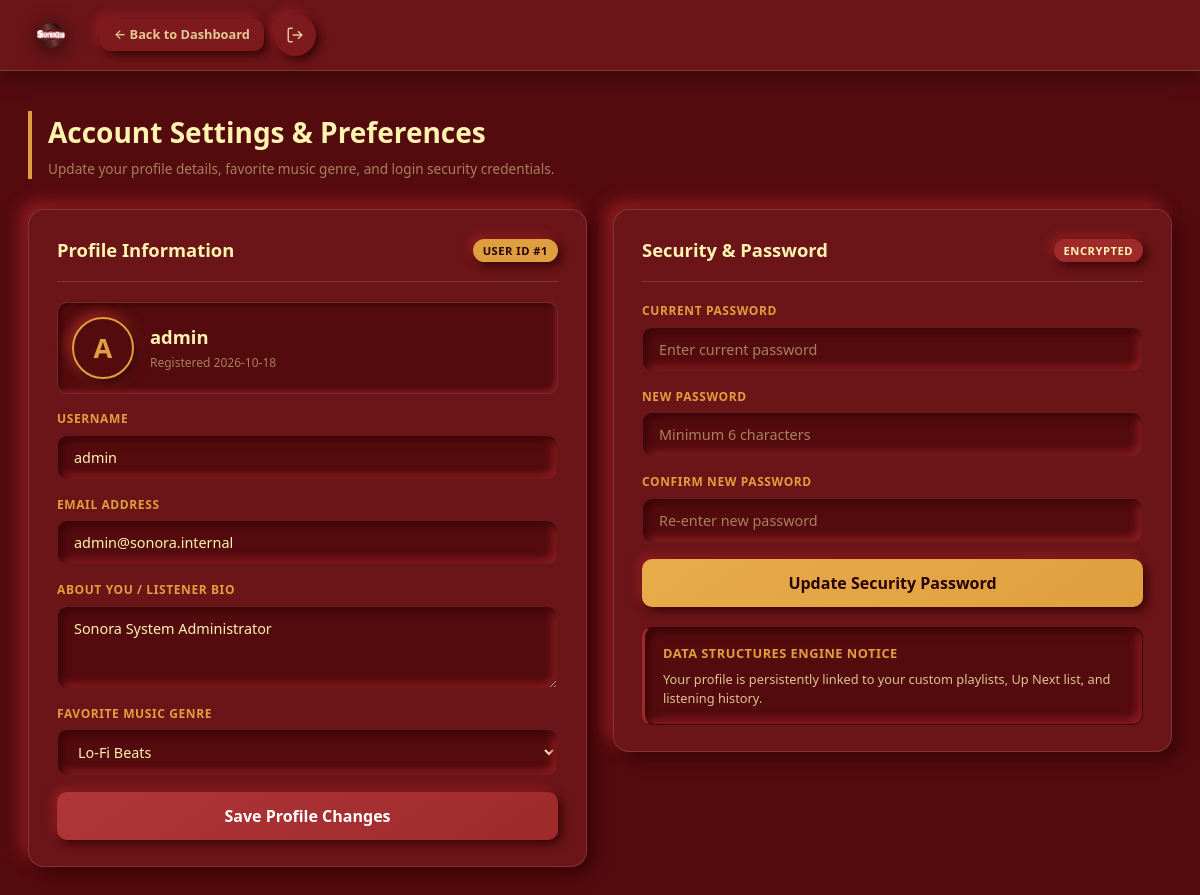
The app's page /settings (signed in) with its own data.
### tables this page shows
CREATE TABLE users (
            id INTEGER PRIMARY KEY AUTOINCREMENT,
            username TEXT UNIQUE NOT NULL,
            email TEXT UNIQUE NOT NULL,
            password_hash TEXT NOT NULL,
            role TEXT NOT NULL DEFAULT 'user',
            bio TEXT DEFAULT '',
            favorite_genre TEXT DEFAULT 'Lo-Fi',
            created_at TIMESTAMP DEFAULT CURRENT_TIMESTAMP
        );

### app.py (the view)
@app.route('/settings')
@login_required
def settings_page():
    user = database.get_user_by_id(session['user_id'])
    return render_template('settings.html', user=user)

### app.py (called while the page is built)
def login_required(f):
    @wraps(f)
    def decorated_function(*args, **kwargs):
        if 'user_id' not in session:
            return redirect(url_for('auth_page'))
        return f(*args, **kwargs)
    return decorated_function

### database.py (called while the page is built)
def get_db_connection() -> sqlite3.Connection:
    conn = sqlite3.connect(DB_PATH)
    conn.row_factory = sqlite3.Row
    conn.execute("PRAGMA foreign_keys = ON")
    return conn

def get_user_by_id(user_id: int) -> Optional[Dict[str, Any]]:
    conn = get_db_connection()
    user = conn.execute("SELECT id, username, email, role, bio, favorite_genre, created_at FROM users WHERE id = ?", (user_id,)).fetchone()
    conn.close()
    return dict(user) if user else None

### templates/settings.html (shortened to what this page needs)
<!DOCTYPE html>
<html lang="en">
<head>
  <link rel="stylesheet" href="{{ url_for('static', filename='css/neumorphism.css') }}">
  <link rel="stylesheet" href="{{ url_for('static', filename='css/settings.css') }}">
</head>
<body>
  <header class="settings-navbar">
    <div class="nav-container">
      <a href="/dashboard" class="nav-brand" style="text-decoration:none;">
        <img src="{{ url_for('static', filename='images/sonora.png') }}" alt="Sonora Logo" class="nav-logo-img">
      </a>
      <div class="nav-actions">
        <a href="/dashboard" class="neu-btn btn-sm">
          &larr; Back to Dashboard
        </a>
        <a href="/logout" class="neu-btn neu-btn-icon" title="Sign Out">
          <svg viewBox="0 0 24 24" width="18" height="18" stroke="currentColor" fill="none" stroke-width="2">
            <path d="M9 21H5a2 2 0 0 1-2-2V5a2 2 0 0 1 2-2h4"/>
            <polyline points="16 17 21 12 16 7"/>
            <line x1="21" y1="12" x2="9" y2="12"/>
          </svg>
        </a>
      </div>
    </div>
  </header>
  <main class="container settings-main">
    <div class="settings-header">
      <h2>Account Settings &amp; Preferences</h2>
      <p class="subtitle">Update your profile details, favorite music genre, and login security credentials.</p>
    </div>
    <div class="settings-grid">
      <section class="settings-card neu-card">
        <div class="card-header-flex">
          <h3>Profile Information</h3>
          <span class="neu-badge neu-badge-amber">User ID #{{ user.id }}</span>
        </div>
        <form id="profileForm" class="auth-form">
          <div class="profile-hero">
            <div class="profile-avatar neu-card-inset">
              {{ user.username[0]|upper }}
            </div>
            <div class="profile-hero-meta">
              <span class="profile-name" id="displayUsername">{{ user.username }}</span>
              <span class="profile-role">Registered {{ user.created_at[:10] }}</span>
            </div>
          </div>
          <div class="form-group">
            <label class="neu-label" for="settingUsername">Username</label>
            <input type="text" id="settingUsername" class="neu-input" value="{{ user.username }}" required minlength="3">
          </div>
          <div class="form-group">
            <label class="neu-label" for="settingEmail">Email Address</label>
            <input type="email" id="settingEmail" class="neu-input" value="{{ user.email }}" required>
          </div>
          <div class="form-group">
            <label class="neu-label" for="settingBio">About You / Listener Bio</label>
            <textarea id="settingBio" class="neu-textarea" rows="3" placeholder="Share your music vibe...">{{ user.bio or '' }}</textarea>
          </div>
          <div class="form-group">
            <label class="neu-label" for="settingGenre">Favorite Music Genre</label>
            <select id="settingGenre" class="neu-select">
              <option value="Lo-Fi" {% if user.favorite_genre == 'Lo-Fi' %}selected{% endif %}>Lo-Fi Beats</option>
            </select>
          </div>
          <button type="submit" class="neu-btn neu-btn-primary submit-btn">
            Save Profile Changes
          </button>
        </form>
      </section>
      <section class="settings-card neu-card">
        <div class="card-header-flex">
          <h3>Security &amp; Password</h3>
          <span class="neu-badge neu-badge-rust">Encrypted</span>
        </div>
        <form id="passwordForm" class="auth-form">
          <div class="form-group">
            <label class="neu-label" for="currentPassword">Current Password</label>
            <input type="password" id="currentPassword" class="neu-input" placeholder="Enter current password" required>
          </div>
          <div class="form-group">
            <label class="neu-label" for="newPassword">New Password</label>
            <input type="password" id="newPassword" class="neu-input" placeholder="Minimum 6 characters" required minlength="6">
          </div>
          <div class="form-group">
            <label class="neu-label" for="confirmPassword">Confirm New Password</label>
            <input type="password" id="confirmPassword" class="neu-input" placeholder="Re-enter new password" required minlength="6">
          </div>
          <button type="submit" class="neu-btn neu-btn-amber submit-btn">
            Update Security Password
          </button>
        </form>
        <div class="security-note neu-card-inset">
          <h4>Data Structures Engine Notice</h4>
          <p>Your profile is persistently linked to your custom playlists, Up Next list, and listening history.</p>
        </div>
      </section>
    </div>
  </main>
</body>
</html>

### static/css/neumorphism.css (style rules this page uses)
:root { --bg: #540B0E; --surface: #6b1518; --surface-2: #7c1a1d; --surface-3: #8e2022; --burgundy: #540B0E; --rust: #9E2A2B; --amber: #E09F3E; --cream: #FFF3B0; --cream-70: rgba(255,243,176,.80); --cream-40: rgba(255,243,176,.50); --cream-15: rgba(255,255,255,.14); --shadow-dark: #3a0507; --shadow-light: #921e22; --neu-sm: 4px 4px 10px var(--shadow-dark), -4px -4px 10px var(--shadow-light); --neu-md: 7px 7px 16px var(--shadow-dark), -7px -7px 16px var(--shadow-light); --neu-lg: 11px 11px 24px var(--shadow-dark),-11px -11px 24px var(--shadow-light); --neu-in: inset 4px 4px 9px var(--shadow-dark), inset -4px -4px 9px var(--shadow-light); --neu-in-sm: inset 2px 2px 5px var(--shadow-dark), inset -2px -2px 5px var(--shadow-light); --amber-glow: 0 0 18px rgba(224,159,62,.28); --r-xs: 6px; --r-sm: 10px; --r-md: 16px; --r-lg: 22px; --r-xl: 30px; --r-full: 9999px; --font: 'Segoe UI', system-ui, -apple-system, sans-serif; --mono: 'Consolas', 'Fira Code', monospace; --t: all .22s cubic-bezier(.4,0,.2,1); --t-spring: transform .3s cubic-bezier(.34,1.56,.64,1); }
*, *::before, *::after { box-sizing: border-box; margin: 0; padding: 0; }
html { scroll-behavior: smooth; }
body { font-family: var(--font); background: var(--bg); color: var(--cream); min-height: 100vh; line-height: 1.55; -webkit-font-smoothing: antialiased; }
a { color: inherit; text-decoration: none; }
button { font-family: inherit; cursor: pointer; }
select option { background: var(--surface); color: var(--cream); }
.container { max-width: 1380px; margin: 0 auto; padding: 0 28px; }
.neu-card { background: var(--surface); border-radius: var(--r-md); box-shadow: var(--neu-md); border: 1px solid var(--cream-15); transition: var(--t); }
.neu-card-inset { background: var(--bg); border-radius: var(--r-sm); box-shadow: var(--neu-in); border: 1px solid rgba(0,0,0,.3); }
.neu-btn { display: inline-flex; align-items: center; justify-content: center; gap: 12px; background: var(--surface-2); color: var(--cream-70); border: none; border-radius: var(--r-sm); padding: 12px 24px; font-size: .9rem; font-weight: 600; box-shadow: var(--neu-sm); transition: var(--t); user-select: none; white-space: nowrap; }
.neu-btn-primary { background: linear-gradient(145deg, #b03638, var(--rust)); color: #fff; font-weight: 700; }
.neu-btn-amber { background: linear-gradient(145deg, #e8ac4a, var(--amber)); color: #260204; font-weight: 700; }
.neu-btn-icon { width: 42px; height: 42px; border-radius: var(--r-full); padding: 0; }
.btn-sm { padding: 6px 14px; font-size: .8rem; }
.neu-input, .neu-select, .neu-textarea { width: 100%; background: var(--bg); border: 1px solid rgba(255,243,176,.07); border-radius: var(--r-sm); padding: 12px 16px; color: var(--cream); font-family: inherit; font-size: .9rem; box-shadow: var(--neu-in); outline: none; transition: var(--t); resize: vertical; }
.neu-input::placeholder, .neu-textarea::placeholder { color: var(--cream-40); }
.neu-textarea { min-height: 80px; }
.neu-label { display: block; font-size: .75rem; font-weight: 700; text-transform: uppercase; letter-spacing: .6px; color: var(--amber); margin-bottom: 6px; }
.form-group { display: inline-flex; flex-direction: column; gap: 0; }
.neu-badge { display: inline-flex; align-items: center; padding: 3px 10px; border-radius: var(--r-full); font-size: .7rem; font-weight: 700; text-transform: uppercase; letter-spacing: .5px; white-space: nowrap; box-shadow: var(--neu-sm); }
.neu-badge-amber { background: var(--amber); color: #260204; }
.neu-badge-rust { background: var(--rust); color: var(--cream); }
.nav-container { max-width: 1380px; margin: 0 auto; padding: 0 28px; display: grid; grid-template-columns: auto 1fr auto; align-items: center; gap: 16px; }
.nav-brand { display: inline-flex; align-items: center; gap: 10px; cursor: pointer; outline: none; transition: var(--t-spring); }
.nav-logo-img { width: 46px; height: 46px; object-fit: contain; filter: drop-shadow(0 3px 10px rgba(0,0,0,.65)); transition: var(--t); flex-shrink: 0; }
.auth-form { display: flex; flex-direction: column; gap: 16px; }
.submit-btn { padding: 13px; font-size: 1rem; }

### records on screen
users: id "1", username "A", username "admin", created_at "2026-10-18", email "admin@sonora.internal", bio "Sonora System Administrator"
